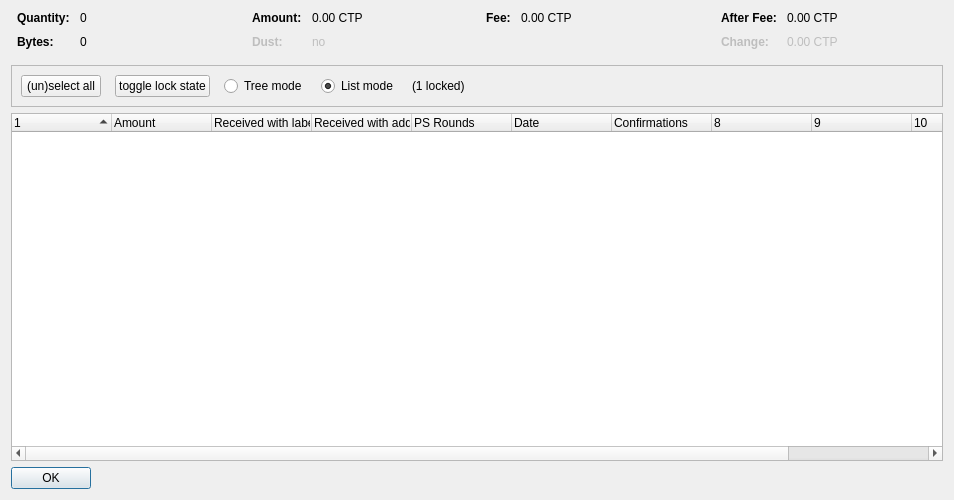
<?xml version="1.0" encoding="UTF-8"?>
<ui version="4.0">
 <class>CoinControlDialog</class>
 <widget class="QDialog" name="CoinControlDialog">
  <property name="geometry">
   <rect>
    <x>0</x>
    <y>0</y>
    <width>954</width>
    <height>500</height>
   </rect>
  </property>
  <property name="windowTitle">
   <string>Coin Selection</string>
  </property>
  <layout class="QVBoxLayout" name="verticalLayout">
   <item>
    <layout class="QHBoxLayout" name="horizontalLayoutTop" stretch="0,0,0,0">
     <property name="topMargin">
      <number>0</number>
     </property>
     <property name="bottomMargin">
      <number>10</number>
     </property>
     <item>
      <layout class="QFormLayout" name="formLayoutCoinControl1">
       <property name="horizontalSpacing">
        <number>10</number>
       </property>
       <property name="verticalSpacing">
        <number>10</number>
       </property>
       <property name="leftMargin">
        <number>6</number>
       </property>
       <property name="rightMargin">
        <number>6</number>
       </property>
       <item row="0" column="0">
        <widget class="QLabel" name="labelCoinControlQuantityText">
         <property name="font">
          <font>
           <weight>75</weight>
           <bold>true</bold>
          </font>
         </property>
         <property name="text">
          <string>Quantity:</string>
         </property>
        </widget>
       </item>
       <item row="0" column="1">
        <widget class="QLabel" name="labelCoinControlQuantity">
         <property name="cursor">
          <cursorShape>IBeamCursor</cursorShape>
         </property>
         <property name="contextMenuPolicy">
          <enum>Qt::ActionsContextMenu</enum>
         </property>
         <property name="text">
          <string notr="true">0</string>
         </property>
         <property name="textInteractionFlags">
          <set>Qt::LinksAccessibleByMouse|Qt::TextSelectableByKeyboard|Qt::TextSelectableByMouse</set>
         </property>
        </widget>
       </item>
       <item row="1" column="0">
        <widget class="QLabel" name="labelCoinControlBytesText">
         <property name="font">
          <font>
           <weight>75</weight>
           <bold>true</bold>
          </font>
         </property>
         <property name="text">
          <string>Bytes:</string>
         </property>
        </widget>
       </item>
       <item row="1" column="1">
        <widget class="QLabel" name="labelCoinControlBytes">
         <property name="cursor">
          <cursorShape>IBeamCursor</cursorShape>
         </property>
         <property name="contextMenuPolicy">
          <enum>Qt::ActionsContextMenu</enum>
         </property>
         <property name="text">
          <string notr="true">0</string>
         </property>
         <property name="textInteractionFlags">
          <set>Qt::LinksAccessibleByMouse|Qt::TextSelectableByKeyboard|Qt::TextSelectableByMouse</set>
         </property>
        </widget>
       </item>
      </layout>
     </item>
     <item>
      <layout class="QFormLayout" name="formLayoutCoinControl2">
       <property name="horizontalSpacing">
        <number>10</number>
       </property>
       <property name="verticalSpacing">
        <number>10</number>
       </property>
       <property name="leftMargin">
        <number>6</number>
       </property>
       <property name="rightMargin">
        <number>6</number>
       </property>
       <item row="0" column="0">
        <widget class="QLabel" name="labelCoinControlAmountText">
         <property name="font">
          <font>
           <weight>75</weight>
           <bold>true</bold>
          </font>
         </property>
         <property name="text">
          <string>Amount:</string>
         </property>
        </widget>
       </item>
       <item row="0" column="1">
        <widget class="QLabel" name="labelCoinControlAmount">
         <property name="cursor">
          <cursorShape>IBeamCursor</cursorShape>
         </property>
         <property name="contextMenuPolicy">
          <enum>Qt::ActionsContextMenu</enum>
         </property>
         <property name="text">
          <string notr="true">0.00 CTP</string>
         </property>
         <property name="textInteractionFlags">
          <set>Qt::LinksAccessibleByMouse|Qt::TextSelectableByKeyboard|Qt::TextSelectableByMouse</set>
         </property>
        </widget>
       </item>
       <item row="1" column="0">
        <widget class="QLabel" name="labelCoinControlLowOutputText">
         <property name="enabled">
          <bool>false</bool>
         </property>
         <property name="font">
          <font>
           <weight>75</weight>
           <bold>true</bold>
          </font>
         </property>
         <property name="text">
          <string>Dust:</string>
         </property>
        </widget>
       </item>
       <item row="1" column="1">
        <widget class="QLabel" name="labelCoinControlLowOutput">
         <property name="enabled">
          <bool>false</bool>
         </property>
         <property name="cursor">
          <cursorShape>IBeamCursor</cursorShape>
         </property>
         <property name="contextMenuPolicy">
          <enum>Qt::ActionsContextMenu</enum>
         </property>
         <property name="text">
          <string notr="true">no</string>
         </property>
         <property name="textInteractionFlags">
          <set>Qt::LinksAccessibleByMouse|Qt::TextSelectableByKeyboard|Qt::TextSelectableByMouse</set>
         </property>
        </widget>
       </item>
      </layout>
     </item>
     <item>
      <layout class="QFormLayout" name="formLayoutCoinControl3">
       <property name="horizontalSpacing">
        <number>10</number>
       </property>
       <property name="verticalSpacing">
        <number>10</number>
       </property>
       <property name="leftMargin">
        <number>6</number>
       </property>
       <property name="rightMargin">
        <number>6</number>
       </property>
       <item row="0" column="0">
        <widget class="QLabel" name="labelCoinControlFeeText">
         <property name="font">
          <font>
           <weight>75</weight>
           <bold>true</bold>
          </font>
         </property>
         <property name="text">
          <string>Fee:</string>
         </property>
        </widget>
       </item>
       <item row="0" column="1">
        <widget class="QLabel" name="labelCoinControlFee">
         <property name="cursor">
          <cursorShape>IBeamCursor</cursorShape>
         </property>
         <property name="contextMenuPolicy">
          <enum>Qt::ActionsContextMenu</enum>
         </property>
         <property name="text">
          <string notr="true">0.00 CTP</string>
         </property>
         <property name="textInteractionFlags">
          <set>Qt::LinksAccessibleByMouse|Qt::TextSelectableByKeyboard|Qt::TextSelectableByMouse</set>
         </property>
        </widget>
       </item>
      </layout>
     </item>
     <item>
      <layout class="QFormLayout" name="formLayoutCoinControl4">
       <property name="horizontalSpacing">
        <number>10</number>
       </property>
       <property name="verticalSpacing">
        <number>10</number>
       </property>
       <property name="leftMargin">
        <number>6</number>
       </property>
       <property name="rightMargin">
        <number>6</number>
       </property>
       <item row="0" column="0">
        <widget class="QLabel" name="labelCoinControlAfterFeeText">
         <property name="font">
          <font>
           <weight>75</weight>
           <bold>true</bold>
          </font>
         </property>
         <property name="text">
          <string>After Fee:</string>
         </property>
        </widget>
       </item>
       <item row="0" column="1">
        <widget class="QLabel" name="labelCoinControlAfterFee">
         <property name="cursor">
          <cursorShape>IBeamCursor</cursorShape>
         </property>
         <property name="contextMenuPolicy">
          <enum>Qt::ActionsContextMenu</enum>
         </property>
         <property name="text">
          <string notr="true">0.00 CTP</string>
         </property>
         <property name="textInteractionFlags">
          <set>Qt::LinksAccessibleByMouse|Qt::TextSelectableByKeyboard|Qt::TextSelectableByMouse</set>
         </property>
        </widget>
       </item>
       <item row="1" column="0">
        <widget class="QLabel" name="labelCoinControlChangeText">
         <property name="enabled">
          <bool>false</bool>
         </property>
         <property name="font">
          <font>
           <weight>75</weight>
           <bold>true</bold>
          </font>
         </property>
         <property name="text">
          <string>Change:</string>
         </property>
        </widget>
       </item>
       <item row="1" column="1">
        <widget class="QLabel" name="labelCoinControlChange">
         <property name="enabled">
          <bool>false</bool>
         </property>
         <property name="cursor">
          <cursorShape>IBeamCursor</cursorShape>
         </property>
         <property name="contextMenuPolicy">
          <enum>Qt::ActionsContextMenu</enum>
         </property>
         <property name="text">
          <string notr="true">0.00 CTP</string>
         </property>
         <property name="textInteractionFlags">
          <set>Qt::LinksAccessibleByMouse|Qt::TextSelectableByKeyboard|Qt::TextSelectableByMouse</set>
         </property>
        </widget>
       </item>
      </layout>
     </item>
    </layout>
   </item>
   <item>
    <widget class="QFrame" name="frame">
     <property name="minimumSize">
      <size>
       <width>0</width>
       <height>40</height>
      </size>
     </property>
     <property name="frameShape">
      <enum>QFrame::StyledPanel</enum>
     </property>
     <property name="frameShadow">
      <enum>QFrame::Sunken</enum>
     </property>
     <layout class="QHBoxLayout" name="horizontalLayout">
      <item>
       <layout class="QHBoxLayout" name="horizontalLayoutPanel" stretch="0,0,0,0,0,0">
        <property name="spacing">
         <number>14</number>
        </property>
        <item>
         <widget class="QPushButton" name="pushButtonSelectAll">
          <property name="sizePolicy">
           <sizepolicy hsizetype="Maximum" vsizetype="Fixed">
            <horstretch>0</horstretch>
            <verstretch>0</verstretch>
           </sizepolicy>
          </property>
          <property name="text">
           <string>(un)select all</string>
          </property>
          <property name="autoDefault">
           <bool>false</bool>
          </property>
         </widget>
        </item>
        <item>
         <widget class="QPushButton" name="pushButtonToggleLock">
          <property name="sizePolicy">
           <sizepolicy hsizetype="Maximum" vsizetype="Fixed">
            <horstretch>0</horstretch>
            <verstretch>0</verstretch>
           </sizepolicy>
          </property>
          <property name="text">
           <string>toggle lock state</string>
          </property>
          <property name="autoDefault">
           <bool>false</bool>
          </property>
         </widget>
        </item>
        <item>
         <widget class="QRadioButton" name="radioTreeMode">
          <property name="sizePolicy">
           <sizepolicy hsizetype="Maximum" vsizetype="Fixed">
            <horstretch>0</horstretch>
            <verstretch>0</verstretch>
           </sizepolicy>
          </property>
          <property name="text">
           <string>Tree mode</string>
          </property>
         </widget>
        </item>
        <item>
         <widget class="QRadioButton" name="radioListMode">
          <property name="sizePolicy">
           <sizepolicy hsizetype="Maximum" vsizetype="Fixed">
            <horstretch>0</horstretch>
            <verstretch>0</verstretch>
           </sizepolicy>
          </property>
          <property name="text">
           <string>List mode</string>
          </property>
          <property name="checked">
           <bool>true</bool>
          </property>
         </widget>
        </item>
        <item>
         <widget class="QLabel" name="labelLocked">
          <property name="text">
           <string>(1 locked)</string>
          </property>
         </widget>
        </item>
        <item>
         <spacer name="horizontalSpacer">
          <property name="orientation">
           <enum>Qt::Horizontal</enum>
          </property>
          <property name="sizeHint" stdset="0">
           <size>
            <width>40</width>
            <height>20</height>
           </size>
          </property>
         </spacer>
        </item>
       </layout>
      </item>
     </layout>
    </widget>
   </item>
   <item>
    <widget class="CoinControlTreeWidget" name="treeWidget">
     <property name="contextMenuPolicy">
      <enum>Qt::CustomContextMenu</enum>
     </property>
     <property name="sortingEnabled">
      <bool>false</bool>
     </property>
     <property name="columnCount">
      <number>11</number>
     </property>
     <attribute name="headerShowSortIndicator" stdset="0">
      <bool>true</bool>
     </attribute>
     <attribute name="headerStretchLastSection">
      <bool>false</bool>
     </attribute>
     <column>
      <property name="text">
       <string/>
      </property>
     </column>
     <column>
      <property name="text">
       <string>Amount</string>
      </property>
     </column>
     <column>
      <property name="text">
       <string>Received with label</string>
      </property>
     </column>
     <column>
      <property name="text">
       <string>Received with address</string>
      </property>
     </column>
     <column>
      <property name="text">
       <string>PS Rounds</string>
      </property>
     </column>
     <column>
      <property name="text">
       <string>Date</string>
      </property>
     </column>
     <column>
      <property name="text">
       <string>Confirmations</string>
      </property>
      <property name="toolTip">
       <string>Confirmed</string>
      </property>
     </column>
     <column>
      <property name="text">
       <string/>
      </property>
     </column>
     <column>
      <property name="text">
       <string/>
      </property>
     </column>
     <column>
      <property name="text">
       <string/>
      </property>
     </column>
     <column>
      <property name="text">
       <string/>
      </property>
     </column>
    </widget>
   </item>
   <item>
    <widget class="QDialogButtonBox" name="buttonBox">
     <property name="sizePolicy">
      <sizepolicy hsizetype="Maximum" vsizetype="Fixed">
       <horstretch>0</horstretch>
       <verstretch>0</verstretch>
      </sizepolicy>
     </property>
     <property name="orientation">
      <enum>Qt::Horizontal</enum>
     </property>
     <property name="standardButtons">
      <set>QDialogButtonBox::Ok</set>
     </property>
    </widget>
   </item>
  </layout>
 </widget>
 <customwidgets>
  <customwidget>
   <class>CoinControlTreeWidget</class>
   <extends>QTreeWidget</extends>
   <header>coincontroltreewidget.h</header>
  </customwidget>
 </customwidgets>
 <resources/>
 <connections/>
</ui>
